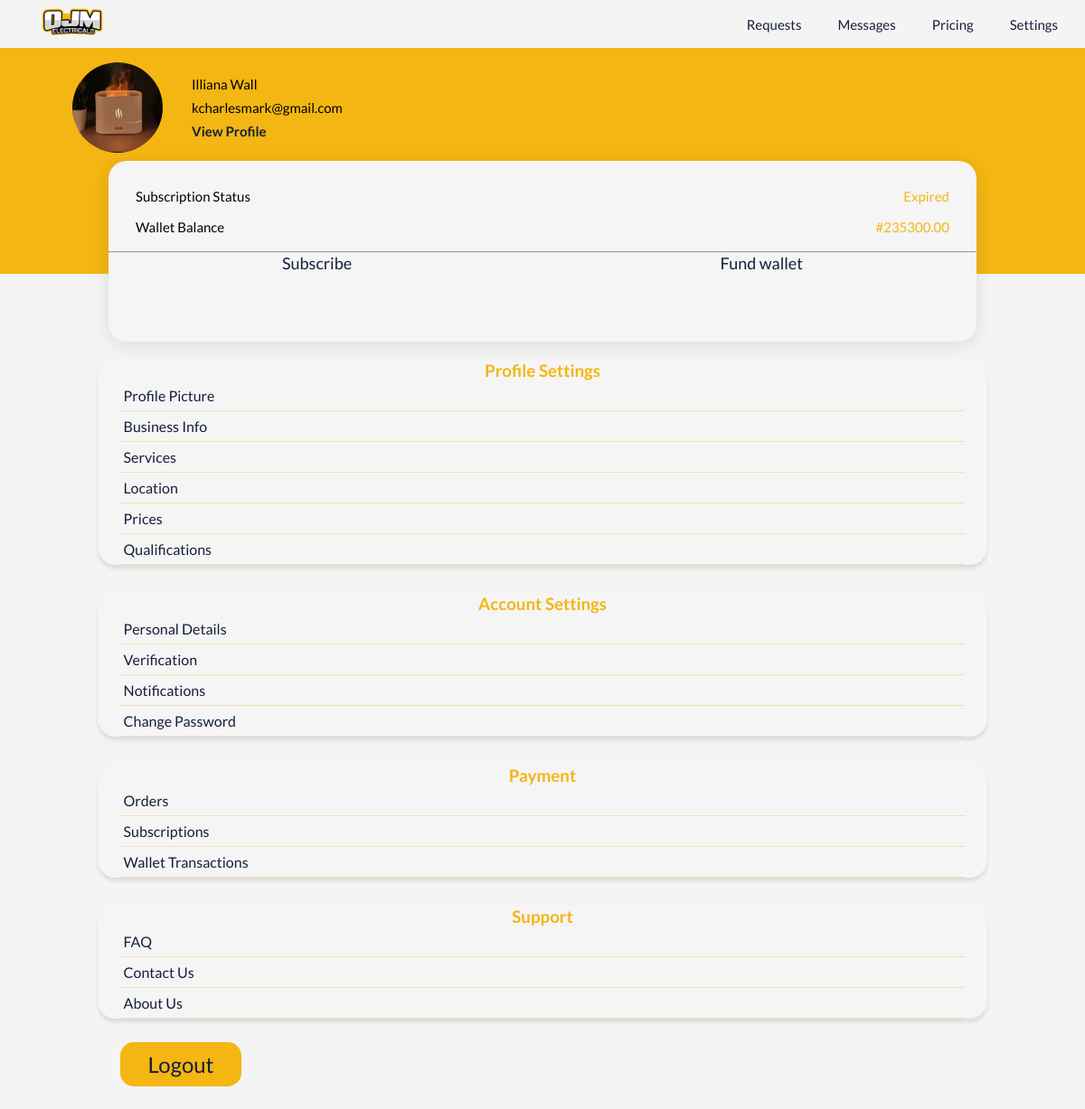
/prof-dashboard (signed in), run on an earlier commit of the app's database.
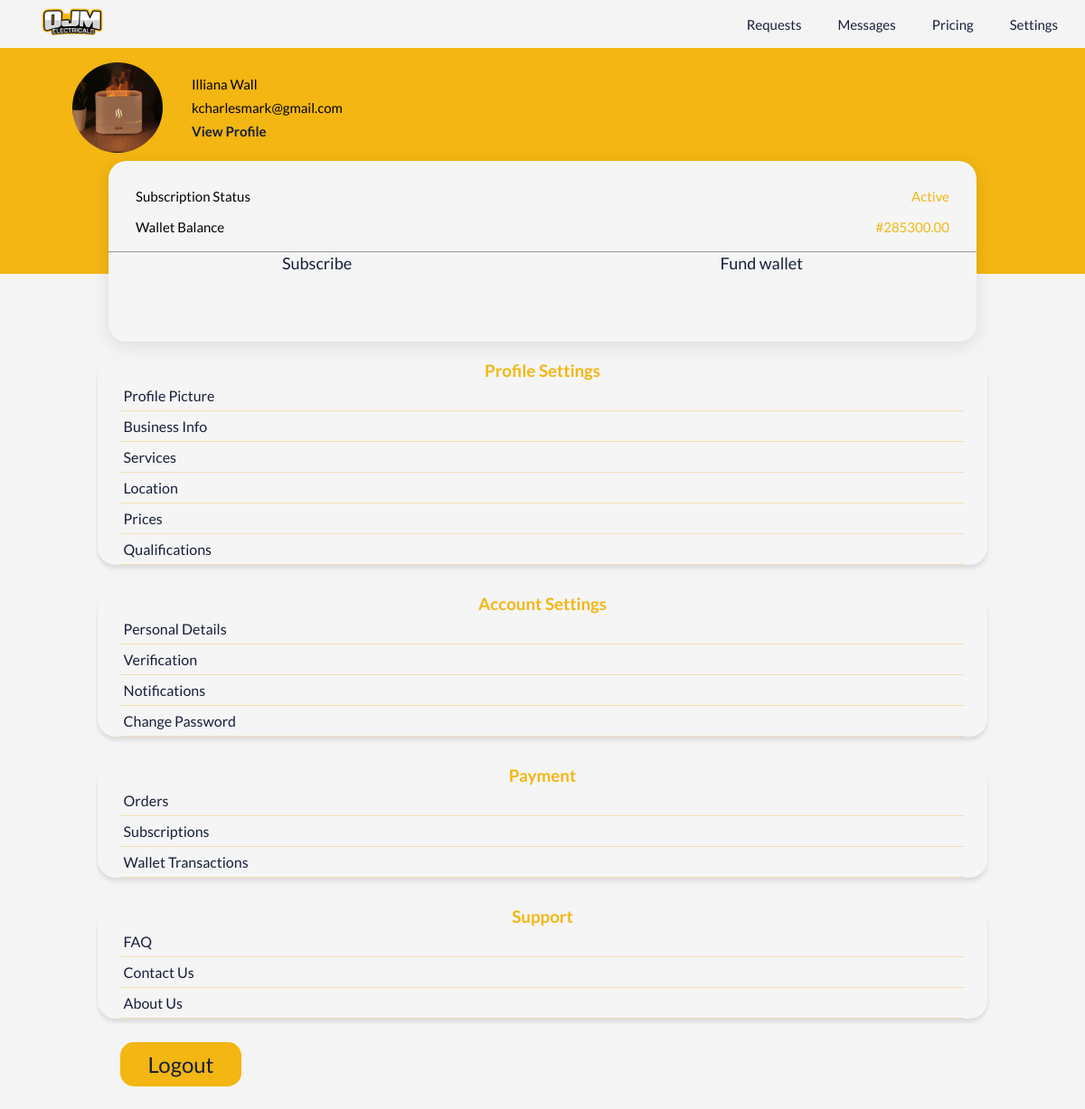
And on a later commit of the database.
### userauth/models.py (models this page shows, shortened)
class ElectricianProfile(models.Model):
    user = models.OneToOneField(User, on_delete=models.CASCADE)
    business_name = models.CharField(max_length=255)
    service_description = models.TextField()
    profile_picture = models.ImageField(upload_to=user_directory_path, blank=True, null=True)
    founded_date = models.DateField()
    registered = models.BooleanField(default=False)
    country = models.CharField(max_length=50, choices=WEST_AFRICAN_COUNTRIES)
    state = models.CharField(max_length=50, choices=NIGERIAN_STATES)
    city = models.CharField(max_length=255)
    address = models.CharField(max_length=255)
    terms = models.BooleanField(default=False)
    number_of_employees = models.IntegerField(default=0)
    website_url = models.URLField(max_length=200, blank=True, null=True)
    youtube_url = models.URLField(max_length=200, blank=True, null=True)
    prices = models.TextField(blank=True, null=True)
    qualification = models.TextField(blank=True, null=True)
    class Meta:
        verbose_name_plural = "Electricians"

class User(AbstractUser):
    email = models.EmailField(unique=True)
    first_name = models.CharField(max_length=150, blank=True)
    last_name = models.CharField(max_length=150, blank=True)
    phone_number = models.CharField(max_length=25, blank=True)
    whatsapp_number = models.CharField(max_length=25, blank=True)
    USERNAME_FIELD = 'email'
    REQUIRED_FIELDS = ['username']
    def __str__(self):
        return self.username

### payment/models.py (models this page shows, shortened)
class Subscription(models.Model):
    STATUS_CHOICES = [
        ('Inactive', 'Inactive'),
        ('Active', 'Active'),
        ('Expired', 'Expired'),
    ]
    DURATION_CHOICES = [
        ("1 month", "1 month"),
        ("2 months", "2 months"),
        ("3 months", "3 months"),
    ]
    name = models.CharField(max_length=20, choices=DURATION_CHOICES)
    user = models.ForeignKey(User, on_delete=models.CASCADE)
    created_at = models.DateTimeField(default=timezone.now)
    expiry = models.DateTimeField()
    status = models.CharField(max_length=20, choices=STATUS_CHOICES, default='inactive')

class Wallet(models.Model):
    user = models.OneToOneField(User, on_delete=models.CASCADE)
    balance = models.DecimalField(max_digits=10, decimal_places=2, default=0.00)

### ojm_core/views.py (the view)
# urls.py: path('prof-dashboard',views.prof_dashboard,name="prof_dashboard"),
@login_required
def prof_dashboard(request):
    profile = get_object_or_404(ElectricianProfile, user=request.user)
    user = request.user
    wallet, created = Wallet.objects.get_or_create(user=user)
    subscription = Subscription.objects.filter(user=user).first()
    payments = Payment.objects.filter(user=user,verified=True)
    profile_pic_form = UpdatePicture(instance=profile)
    business_form = UpdateBusinessInfo(instance=profile)
    location_form = UpdateLocation(instance=profile)
    prices_form = UpdatePrices(instance=profile)
    qualification_form = UpdateQualification(instance=profile)
    form = UserUpdateForm(instance=user)
    context = {
        'profile': profile,
        'profile_pic_form':profile_pic_form,
        'business_form':business_form,
        'location_form':location_form,
        'prices_form':prices_form,
        'qualification_form':qualification_form,
        'form':form,
        'wallet':wallet,
        'subscription':subscription,
        'payments':payments
    }
    return render(request, 'profdash.html',context)

### templates/profdash.html (shortened to what this page needs)
{% load static %}
<!DOCTYPE html>
<html lang="en">
<head>
    <link rel="stylesheet" href="https://unicons.iconscout.com/release/v4.0.8/css/line.css" />
    <link rel="stylesheet" href="{% static 'Css/profdash.css' %}">
    <link rel="stylesheet" href="{% static 'Css/signup.css' %}">
</head>
<body>
    <section>
        <div class="heading">
            <a href="index.html" class="nav_logo"><img src="{% static 'Assest/Img/ojm.png' %}" alt="Ojm" /></a>
            <div class="nav">
                <a href="{%url 'ojm_core:requests'%}" class="">
                     Requests
                </a>
                <a href="{%url 'chatapp:messages'%}" class="">
                     Messages
                </a>
                <a href="{% url 'payment:pay' %}" class="">
                    Pricing
                </a>
                <a href="{% url 'ojm_core:dashboard' %}" class="">
                    Settings
                </a>
            </div>
        </div>
        <div class="profile">
            <div class="profile-info">
                {% if profile.profile_picture %}
                <img id="mainProfilePicLink" src="{{ profile.profile_picture.url }}" alt="Profile photo">
                {% else %}
                <img id="mainProfilePicLink" src="{% static 'Assest/Img/ojmprofilephoto.jpg' %}" alt="Profile photo">
                {% endif %}
                <div class="profile-details">
                    <p class="name">{{profile.business_name}}</p>
                    <p class="email">{{request.user.email}}</p>
                    <p class="profile-link"><a href="">View Profile</a></p>
                </div>
            </div>
            <div class="subscription">
                <div class="top">
                    <div class="subscription-status">
                        <div class="status">
                            <p>Subscription Status</p>
                            {% if subscription %}
                            <span>{{ subscription.status }}</span>
                            {%else%}
                            <span>Inactive</span>
                            {%endif%}
                        </div>
                        <div class="wallet">
                            <p>Wallet Balance</p>
                            <span>#{{wallet.balance}}</span>
                        </div>
                    </div>
                </div>
                <hr>
                <div class="bottom">
                    <a href="{% url 'payment:pay' %}">
                        <div class="subscribe">
                            <p>Subscribe</p>
                        </div>
                    </a>
                    <a href="{% url 'payment:pay' %}">
                        <div class="fund-wallet">
                            <p>Fund wallet</p>
                        </div>
                    </a>
                </div>
            </div>
        </div>
        <div class="profile-settings">
            <div class="sub-profile">
                <h3>Profile Settings</h3>
                <a href="#" id="profileSettingsPicLink">
                    <div class="flex">
                        <p>Profile Picture</p>
                    </div>
                </a>
                <a href="#" id="businessInfoLink">
                    <div class="flex">
                        <p>Business Info</p>
                    </div>
                </a>
                <a href="#" id="serviceLink">
                    <div class="flex">
                        <p>Services</p>
                    </div>
                </a>
                <a href="#" id="locationLink">
                    <div class="flex">
                        <p>Location</p>
                    </div>
                </a>
                <a href="#" id="priceLink">
                    <div class="flex">
                        <p>Prices</p>
                    </div>
                </a>
                <a href="#" id="qualificationLink">
                    <div class="flex">
                        <p>Qualifications</p>
                    </div>
                </a>
            </div>
        </div>
        <div class="account-settings">
            <div class="sub-profile">
                <h3>Account Settings</h3>
                <a href="#" id="detailsLink">
                    <div class="flex">
                        <p>Personal Details</p>
                    </div>
                </a>
                <a href="#" id="verificationLink">
                    <div class="flex">
                        <p>Verification</p>
                    </div>
                </a>
                <a href="#" id="notificationLink">
                    <div class="flex">
                        <p>Notifications</p>
                    </div>
                </a>
                <a href="#" id="passwordLink">
                    <div class="flex">
                        <p>Change Password</p>
                    </div>
                </a>
            </div>
        </div>
        <div class="account-settings">
            <div class="sub-profile">
                <h3>Payment</h3>
                <a href="#" id="orderLink">
                    <div class="flex">
                        <p>Orders</p>
                    </div>
                </a>
                <a href="#" id="subscriptionLink">
                    <div class="flex">
                        <p>Subscriptions</p>
                    </div>
                </a>
                <a href="#" id="walletLink">
                    <div class="flex">
                        <p>Wallet Transactions</p>
                    </div>
                </a>
            </div>
        </div>
        <div class="account-settings">
            <div class="sub-profile">
                <h3>Support</h3>
                <a href="#">
                    <div class="flex">
                        <p>FAQ</p>
                    </div>
                </a>
                <a href="https://bit.ly/contact_ojm" target="_blank">
                    <div class="flex">
                        <p>Contact Us</p>
                    </div>
                </a>
                <a href="#">
                    <div class="flex">
                        <p>About Us</p>
                    </div>
                </a>
            </div>
        </div>
        <div class="logout">
            <a href="{%url 'userauth:logout'%}">
                <p>Logout</p>
            </a>
        </div>
    </section>
</body>
</html>

### static/Css/profdash.css (style rules this page uses)
:root { --main-color-one: rgb(243, 182, 18); --main-color-two: rgb(22, 31, 59); --background-color: #f4f4f4; --sidebar-width: 250px; --navbar-height: 60px; }
* { box-sizing: border-box; padding: 0; margin: 0; }
body { margin: 0; font-family: Lato, sans-serif; background-color: var(--background-color); }
a { text-decoration: none; }
.heading img { width: 100px; height: 50px; object-fit: cover; }
.heading { display: flex; justify-content: space-between; align-items: center; width: 95%; margin: auto; }
.nav { display: flex; justify-content: space-around; align-items: center; gap: 2.5rem; }
.nav a { color: var(--main-color-two); font-weight: 500; font-size: 15px; }
.profile { background: var(--main-color-one); height: 250px; position: relative; }
.profile img { height: 100px; width: 100px; border-radius: 50%; }
.profile-info { display: flex; align-items: center; padding-inline-start: 5rem; padding-block-start: 1rem; gap: 2rem; }
.profile-details { display: flex; flex-direction: column; gap: .5rem; font-size: 15px; }
.profile-details a { color: var(--main-color-two); font-weight: 700; transition: .5s ease-in-out; }
.subscription { margin: auto; width: 80%; box-shadow: 0 4px 20px rgba(0, 0, 0, 0.1); height: 200px; border-radius: 20px; background: whitesmoke; position: absolute; top: 50%; right: 10%; }
.subscription .top { height: 50%; font-size: 15px; }
.subscription .top span { color: var(--main-color-one); }
.subscription-status { display: flex; padding: 30px; flex-direction: column; gap: 1rem; justify-content: center; }
.subscription-status .status,.wallet { display: flex; justify-content: space-between; }
.subscription .bottom { display: flex; justify-content: space-between; align-items: center; width: 60%; margin: auto; }
.bottom a { font-size: 18px; text-align: center; color: var(--main-color-two); }
.subscription .subscribe,.fund-wallet { display: flex; align-items: center; flex-direction: column; justify-content: center; }
.profile-settings { width: 82%; margin: auto; margin-block-start: 6rem; }
.account-settings { width: 82%; margin: auto; margin-block-start: 2rem; }
.profile-settings h3,.account-settings h3 { color: var(--main-color-one); text-align: center; }
.sub-profile { margin: auto; width: 100%; box-shadow: 0 4px 4px rgba(0, 0, 0, 0.1); border-radius: 20px; background: whitesmoke; }
.flex { display: flex; justify-content: space-between; width: 95%; margin: auto; padding: 7px 4px; border-bottom: 1px solid wheat; color: var(--main-color-two); }
.logout { display: flex; max-width: 400px; height: 100px; }
.logout a { display: flex; font-size: 1.5rem; background: var(--main-color-one); color: var(--main-color-two); padding: 10px 30px; margin: auto; border-radius: 15px; }

What changed in the data, as far as the page shows it:
changed Subscription: status "Expired" → "Active"
changed Wallet: balance "235300.00" → "285300.00"
